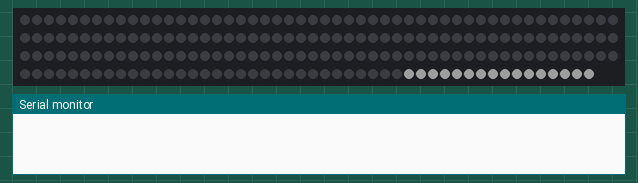
A sketch run on a simulated Arduino Uno, built with avr-gcc and run on an emulated ATmega328P. Parts: 198 RGB LEDs in strip order, left to right, continuing on the next row, the last lines printed to the serial monitor. Dim RGB values are drawn brighter than linear; the local clock reads 2024-03-15 10:24:30 at power-on unless the sketch sets it.

Above: at 0.4 s.
At 1.0 s:
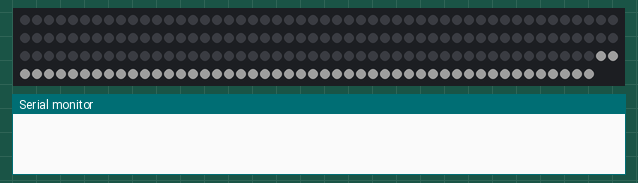
At 1.9 s:
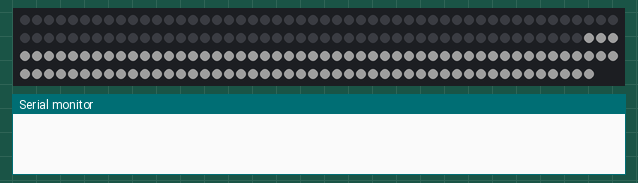
At 2.8 s:
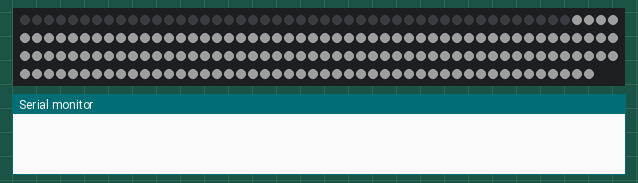
At 3.6 s:
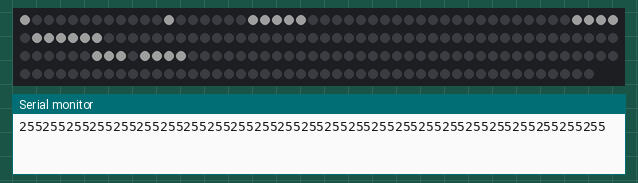

The sketch:

Led_Horloge.ino
```cpp
#include <Wire.h>
#include <RTClib.h>
#include <Adafruit_NeoPixel.h> // Charge la librairie Neo Pixel d'Adafruit utilisé pour piloter le ruban de LED

#define PIXEL_PIN 6 // On définit le pin où est connecté la patte DATA du bandeau
#define PIXEL_COUNT 198 // On définit le nombre de LED compris sur le Ruban de LED soit 150 pour le ruban de 5m50

Adafruit_NeoPixel strip = Adafruit_NeoPixel(PIXEL_COUNT, PIXEL_PIN, NEO_GRB +  NEO_KHZ800); // Paramètre l'objet strip qui correspond à toute les LED du ruban

RTC_DS3231 rtc;
//RTC_DS1307 rtc;


/* Définition des couleurs */
//int RED[3] = {255, 0, 0}; // Couleur Rouge
//int GREEN[3] = {0, 255, 0}; // Couleur Verte
//int CYAN[3] = {0, 255, 255}; // Couleur Cyan
//int YELLOW[3] = {255, 125, 0}; // Couleur Jaune
//int ORANGE[3] = {255, 40, 0}; // Couleur Orange
//int PURPLE[3] = {255, 0, 255}; // Couleur Violette
//int PINK[3] = {255, 0, 100}; // Couleur Rose
//int BLUE[3] = {0, 0, 255}; // Couleur Bleu
//int WHITE[3] = {255, 255, 255}; // Couleur Blanche
int MAINCOLOR[3] = {30, 30, 30};
//int HALFON[3] = {127, 127, 127};
//int TIEREON[3] = {63, 63, 63};
//int QUARETERON[3] = {30, 30, 30};
//int OFF[3] = {0, 0, 0}; // Éteint


// Definition des mots
// the words
int arrIlEst[] = {111, 110, 108, 107, 106};
int IL_EST_COUNT = 5;
int arrDeux[] = {104, 103, 102, 101};
int DEUX_COUNT = 4;
int arrQuatre[] = {90, 91, 92, 93, 94, 95};
int QUATRE_COUNT = 6;
int arrTrois[] = {96, 97, 98, 99, 100};
int TROIS_COUNT = 5;
int arrNeuf[] = {89, 88, 87, 86};
int NEUF_COUNT = 4;
int arrUne[] = {85, 84, 83};
int UNE_COUNT = 3;
int arrSept[] = {82, 81, 80, 79};
int SEPT_COUNT = 4;
int arrHuit[] = {68, 69, 70, 71};
int HUIT_COUNT = 4;
int arrSix[] = {72, 73, 74};
int SIX_COUNT = 3;
int arrCinq[] = {75, 76, 77, 78};
int CINQ_COUNT = 4;
int arrMidi[] = {67, 66, 65, 64};
int MIDI_COUNT = 4;
int arrDix[] = {65, 64, 63};
int DIX_COUNT = 3;
int arrMinuit[] = {62, 61, 60, 59, 58, 57};
int MINUIT_COUNT = 6;
int arrOnze[] = {46, 47, 48, 49};
int ONZE_COUNT = 4;
int arrHeure[] = {51, 52, 53, 54, 55};
int HEURE_COUNT = 5;
int arrHeures[] = {51, 52, 53, 54, 55, 56};
int HEURES_COUNT = 6;
int arrMoins[] = {45, 44, 43, 42, 41};
int MOINS_COUNT = 5;
int arrLe[] = {38, 39};
int LE_COUNT = 2;
int arrDixMinute[] = {37, 36, 35};
int DIX_MIN_COUNT = 3;
int arrEtQuart[] = {24, 25, 27, 28, 29, 30, 31};
int ET_QUART_COUNT = 7;
int arrQuart[] = {27, 28, 29, 30, 31};
int QUART_COUNT = 5;
int arrVingt[] = {23, 22, 21, 20, 19};
int VINGT_COUNT = 5;
int arrVingtCinq[] = {23, 22, 21, 20, 19, 18, 17, 16, 15, 14};
int VINGT_CINQ_COUNT = 10;
int arrCinqMinute[] = {17, 16, 15, 14};
int CINQ_MIN_COUNT = 4;
int arrEtMinute[] = {1, 2};
int ET_MIN_COUNT = 2;
int arrDemie[] = {4, 5, 6, 7, 8};
int DEMIE_COUNT = 5;

int arrUneMintute[] = {112};
int UNE_MINUTE_COUNT = 1;
int arrDeuxMintute[] = {113};
int DEUX_MINUTE_COUNT = 1;
int arrTroisMintute[] = {12};
int TROIS_MINUTE_COUNT = 1;
int arrQuatreMintute[] = {0};
int QUATRE_MINUTE_COUNT = 1;

bool heureHiver = false;


void setup() {
  strip.begin(); // Lance la connection
  Serial.begin(9600);
  strip.show();
  warmUp(10, MAINCOLOR);

  if (!rtc.begin()) {
    Serial.println("Couldn't find RTC");
    while (1);
  }

  if (rtc.lostPower()) {
    Serial.println("RTC lost power, lets set the time!");

    // Comment out below lines once you set the date & time.
    // Following line sets the RTC to the date & time this sketch was compiled
    rtc.adjust(DateTime(F(__DATE__), F(__TIME__)));

    // Following line sets the RTC with an explicit date & time
    // for example to set January 27 2017 at 12:56 you would call:
    rtc.adjust(DateTime(2020, 16, 02, 17, 27, 20));
  }
  //  rtc.adjust(DateTime(2019, 22, 12, 12, 12, 15));
  // Use this line to set the current date time
  //    rtc.adjust(DateTime(2020, 31, 05, 10,01, 50));
}

void loop() {
  DateTime now = rtc.now();
  int hours = now.hour();
  int minutes = now.minute();

  //  Serial.print(now.hour(), DEC);
  //  Serial.print(now.minute(), DEC);

  if (!heureHiver) {
    hours++;
  }

  // IF Midnight SET hours to 24
  // to not get negative hours
  if (hours > 20 || hours < 7 ) {
    strip.setBrightness(100);
  } else {
    strip.setBrightness(255);
  }
  Serial.print(strip.getBrightness());

  // Set hours if more than half an hour
  // ex :"Trois heures moins cinq"
  if (minutes > 34) {
    hours++;
  }

  // if midnight set hours to 0
  if (hours == 24) {
    hours = 0;
  }

  // SET hours to 0-12
  if (hours > 12) {
    hours = hours - 12;
  }


  displayTime(hours, minutes);
  strip.show();

  // Reloading all ten seconds
  //    delay(1500);

}


// WARM UP LED
void warmUp(int temps, int color[3]) {

  for (int i = PIXEL_COUNT; i > 0; i--) {
    strip.setPixelColor(i, color[0], color[1], color[2]);
    delay(temps);
    strip.show();
  }
}

void displayTime(int hours, int minutes) {

  // ON SUPPRIME LE RESIDU DE LEDS ALLUMEES
  for (int i = 0; i < PIXEL_COUNT; i++) {
    strip.setPixelColor(i, 0, 0, 0);
  }

  if (hours != 12 && hours != 0 ) {
    int plural = false;

    if (hours > 1) {
      plural = true;
    }
    paintHourText(plural);
  }

  paintWord(arrIlEst, MAINCOLOR, IL_EST_COUNT);
  paintHours(hours);
  paintMinutes(minutes);
  paintTinyMinutes(minutes);


}


void progressiveLightOff() {
  for (int j = 255; j > 0; j--) {
    for (int i = 0; i < PIXEL_COUNT; i++) {
      strip.setPixelColor(i, j, j, j);
    }
    strip.show();
  }
}


void progressiveLightOn() {
  for (int j = 0; j > 255; j++) {
    for (int i = 0; i < PIXEL_COUNT; i++) {
      strip.setPixelColor(i, j, j, j);
    }
    strip.show();
  }
}

void paintWord(int arrWord[], int color[3], int COUNT) {

  // ON SET LES LEDS QU'ON DOIT ALLUMER
  for (int i = 0; i < COUNT; i++) {
    strip.setPixelColor(arrWord[i], color[0], color[1], color[2]);
  }
}

void paintHourText(bool plural) {
  if (plural) {
    paintWord(arrHeures, MAINCOLOR, HEURES_COUNT);
  } else {
    paintWord(arrHeure, MAINCOLOR, HEURE_COUNT);
  }

}

void paintHours(int hours) {

  switch (hours) {
    case (0):
      paintWord(arrMinuit, MAINCOLOR, MINUIT_COUNT);
      break;
    case (1):
      paintWord(arrUne, MAINCOLOR, UNE_COUNT);
      break;
    case (2):
      paintWord(arrDeux, MAINCOLOR, DEUX_COUNT);
      break;
    case (3):
      paintWord(arrTrois, MAINCOLOR, TROIS_COUNT);
      break;
    case (4):
      paintWord(arrQuatre, MAINCOLOR, QUATRE_COUNT);
      break;
    case (5):
      paintWord(arrCinq, MAINCOLOR, CINQ_COUNT);
      break;
    case (6):
      paintWord(arrSix, MAINCOLOR, SIX_COUNT);
      break;
    case (7):
      paintWord(arrSept, MAINCOLOR, SEPT_COUNT);
      break;
    case (8):
      paintWord(arrHuit, MAINCOLOR, HUIT_COUNT);
      break;
    case (9):
      paintWord(arrNeuf, MAINCOLOR, NEUF_COUNT);
      break;
    case (10):
      paintWord(arrDix, MAINCOLOR, DIX_COUNT);
      break;
    case (11):
      paintWord(arrOnze, MAINCOLOR, ONZE_COUNT);
      break;
    case (12):
      paintWord(arrMidi, MAINCOLOR, MIDI_COUNT);
      break;
  }
}

void paintMinutes(int minutes) {
  // Colorisation des minutes 5 par 5 //
  if (minutes >= 5 && minutes < 10) {
    paintWord(arrCinqMinute, MAINCOLOR, CINQ_MIN_COUNT);


  }
  if (minutes >= 10 && minutes < 15) {
    paintWord(arrDixMinute, MAINCOLOR, DIX_MIN_COUNT);


  }
  if (minutes >= 15 && minutes < 20) {
    paintWord(arrEtQuart, MAINCOLOR, ET_QUART_COUNT);


  }
  if (minutes >= 20 && minutes < 25) {
    paintWord(arrVingt, MAINCOLOR, VINGT_COUNT);


  }
  if (minutes >= 25 && minutes < 30) {
    paintWord(arrVingtCinq, MAINCOLOR, VINGT_CINQ_COUNT);


  }
  if (minutes >= 30 && minutes < 35) {
    paintWord(arrDemie, MAINCOLOR, DEMIE_COUNT);
    paintWord(arrEtMinute, MAINCOLOR, ET_MIN_COUNT);

  }
  if (minutes >= 35 && minutes < 40) {
    paintWord(arrMoins, MAINCOLOR, MOINS_COUNT);
    paintWord(arrVingtCinq, MAINCOLOR, VINGT_CINQ_COUNT);

  }
  if (minutes >= 40 && minutes < 45) {
    paintWord(arrMoins, MAINCOLOR, MOINS_COUNT);
    paintWord(arrVingt, MAINCOLOR, VINGT_COUNT);

  }
  if (minutes >= 45 && minutes < 50) {
    paintWord(arrMoins, MAINCOLOR, MOINS_COUNT);
    paintWord(arrQuart, MAINCOLOR, QUART_COUNT);
    paintWord(arrLe, MAINCOLOR, LE_COUNT);

  }
  if (minutes >= 50 && minutes < 55) {
    paintWord(arrMoins, MAINCOLOR, MOINS_COUNT);
    paintWord(arrDixMinute, MAINCOLOR, DIX_MIN_COUNT);

  }
  if (minutes >= 55 && minutes < 60) {
    paintWord(arrMoins, MAINCOLOR, MOINS_COUNT);
    paintWord(arrCinqMinute, MAINCOLOR, CINQ_MIN_COUNT);
  }
}
void paintTinyMinutes(int minutes) {

  if (minutes == 1 || minutes == 11 || minutes == 21 || minutes == 31 || minutes == 41 || minutes == 51) {
    paintWord(arrUneMintute, MAINCOLOR, UNE_MINUTE_COUNT);
  }
  if (minutes == 2 || minutes == 12 || minutes == 22 || minutes == 32 || minutes == 42 || minutes == 52) {
    paintWord(arrUneMintute, MAINCOLOR, UNE_MINUTE_COUNT);
    paintWord(arrDeuxMintute, MAINCOLOR, DEUX_MINUTE_COUNT);
  }
  if (minutes == 3 || minutes == 13 || minutes == 23 || minutes == 33 || minutes == 43 || minutes == 53) {
    paintWord(arrUneMintute, MAINCOLOR, UNE_MINUTE_COUNT);
    paintWord(arrDeuxMintute, MAINCOLOR, DEUX_MINUTE_COUNT);
    paintWord(arrTroisMintute, MAINCOLOR, TROIS_MINUTE_COUNT);
  }
  if (minutes == 4 || minutes == 14 || minutes == 24 || minutes == 34 || minutes == 44 || minutes == 54) {
    paintWord(arrUneMintute, MAINCOLOR, UNE_MINUTE_COUNT);
    paintWord(arrDeuxMintute, MAINCOLOR, DEUX_MINUTE_COUNT);
    paintWord(arrTroisMintute, MAINCOLOR, TROIS_MINUTE_COUNT);
    paintWord(arrQuatreMintute, MAINCOLOR, QUATRE_MINUTE_COUNT);
  }

  if (minutes == 6 || minutes == 16 || minutes == 26 || minutes == 36 || minutes == 46 || minutes == 56) {
    paintWord(arrUneMintute, MAINCOLOR, UNE_MINUTE_COUNT);
  }
  if (minutes == 7 || minutes == 17 || minutes == 27 || minutes == 37 || minutes == 47 || minutes == 57) {
    paintWord(arrUneMintute, MAINCOLOR, UNE_MINUTE_COUNT);
    paintWord(arrDeuxMintute, MAINCOLOR, DEUX_MINUTE_COUNT);
  }
  if (minutes == 8 || minutes == 18 || minutes == 28 || minutes == 38 || minutes == 48 || minutes == 58) {
    paintWord(arrUneMintute, MAINCOLOR, UNE_MINUTE_COUNT);
    paintWord(arrDeuxMintute, MAINCOLOR, DEUX_MINUTE_COUNT);
    paintWord(arrTroisMintute, MAINCOLOR, TROIS_MINUTE_COUNT);
  }
  if (minutes == 9 || minutes == 19 || minutes == 29 || minutes == 39 || minutes == 49 || minutes == 59) {
    paintWord(arrUneMintute, MAINCOLOR, UNE_MINUTE_COUNT);
    paintWord(arrDeuxMintute, MAINCOLOR, DEUX_MINUTE_COUNT);
    paintWord(arrTroisMintute, MAINCOLOR, TROIS_MINUTE_COUNT);
    paintWord(arrQuatreMintute, MAINCOLOR, QUATRE_MINUTE_COUNT);
  }
}
```
